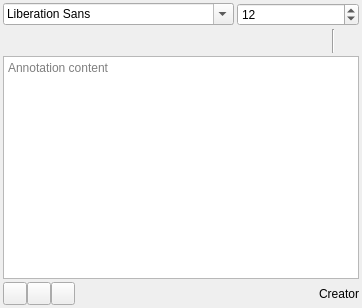
<?xml version="1.0" encoding="UTF-8"?>
<ui version="4.0">
 <class>TextSettings</class>
 <widget class="QWidget" name="TextSettings">
  <property name="geometry">
   <rect>
    <x>0</x>
    <y>0</y>
    <width>362</width>
    <height>308</height>
   </rect>
  </property>
  <layout class="QVBoxLayout">
   <property name="spacing">
    <number>3</number>
   </property>
   <property name="leftMargin">
    <number>3</number>
   </property>
   <property name="topMargin">
    <number>3</number>
   </property>
   <property name="rightMargin">
    <number>3</number>
   </property>
   <property name="bottomMargin">
    <number>3</number>
   </property>
   <item>
    <layout class="QHBoxLayout" name="headerLayout">
     <property name="spacing">
      <number>3</number>
     </property>
     <item>
      <widget class="QFontComboBox" name="font">
       <property name="minimumSize">
        <size>
         <width>24</width>
         <height>0</height>
        </size>
       </property>
      </widget>
     </item>
     <item>
      <widget class="QDoubleSpinBox" name="size">
       <property name="decimals">
        <number>0</number>
       </property>
       <property name="minimum">
        <double>1.000000000000000</double>
       </property>
       <property name="maximum">
        <double>72.000000000000000</double>
       </property>
       <property name="value">
        <double>12.000000000000000</double>
       </property>
      </widget>
     </item>
    </layout>
   </item>
   <item>
    <layout class="QHBoxLayout" name="topLayout">
     <property name="spacing">
      <number>0</number>
     </property>
     <item>
      <widget class="QToolButton" name="halign">
       <property name="font">
        <font>
         <italic>true</italic>
        </font>
       </property>
       <property name="toolTip">
        <string>Horizontal alignment</string>
       </property>
       <property name="popupMode">
        <enum>QToolButton::InstantPopup</enum>
       </property>
       <property name="autoRaise">
        <bool>true</bool>
       </property>
      </widget>
     </item>
     <item>
      <widget class="QToolButton" name="valign">
       <property name="toolTip">
        <string>Vertical alignment</string>
       </property>
       <property name="popupMode">
        <enum>QToolButton::InstantPopup</enum>
       </property>
       <property name="autoRaise">
        <bool>true</bool>
       </property>
      </widget>
     </item>
     <item>
      <spacer name="topSpacer">
       <property name="orientation">
        <enum>Qt::Horizontal</enum>
       </property>
       <property name="sizeHint" stdset="0">
        <size>
         <width>40</width>
         <height>20</height>
        </size>
       </property>
      </spacer>
     </item>
     <item>
      <widget class="widgets::ColorButton" name="btnBackground">
       <property name="minimumSize">
        <size>
         <width>24</width>
         <height>24</height>
        </size>
       </property>
       <property name="toolTip">
        <string>Background color</string>
       </property>
       <property name="autoRaise">
        <bool>true</bool>
       </property>
       <property name="color" stdset="0">
        <color>
         <red>0</red>
         <green>0</green>
         <blue>0</blue>
        </color>
       </property>
       <property name="setAlpha" stdset="0">
        <bool>true</bool>
       </property>
      </widget>
     </item>
     <item>
      <widget class="widgets::ColorButton" name="btnTextColor">
       <property name="minimumSize">
        <size>
         <width>24</width>
         <height>24</height>
        </size>
       </property>
       <property name="toolTip">
        <string>Text color</string>
       </property>
       <property name="autoRaise">
        <bool>true</bool>
       </property>
       <property name="setAlpha" stdset="0">
        <bool>true</bool>
       </property>
      </widget>
     </item>
     <item>
      <widget class="QToolButton" name="bold">
       <property name="font">
        <font>
         <weight>75</weight>
         <bold>true</bold>
        </font>
       </property>
       <property name="toolTip">
        <string>Bold</string>
       </property>
       <property name="icon">
        <iconset theme="format-text-bold">
         <normaloff>theme:format-text-bold.svg</normaloff>theme:format-text-bold.svg</iconset>
       </property>
       <property name="checkable">
        <bool>true</bool>
       </property>
       <property name="autoRaise">
        <bool>true</bool>
       </property>
      </widget>
     </item>
     <item>
      <widget class="QToolButton" name="italic">
       <property name="font">
        <font>
         <italic>true</italic>
        </font>
       </property>
       <property name="toolTip">
        <string>Italic</string>
       </property>
       <property name="icon">
        <iconset theme="format-text-italic">
         <normaloff>theme:format-text-italic.svg</normaloff>theme:format-text-italic.svg</iconset>
       </property>
       <property name="checkable">
        <bool>true</bool>
       </property>
       <property name="autoRaise">
        <bool>true</bool>
       </property>
      </widget>
     </item>
     <item>
      <widget class="QToolButton" name="underline">
       <property name="toolTip">
        <string>Underline</string>
       </property>
       <property name="icon">
        <iconset theme="format-text-underline">
         <normaloff>theme:format-text-underline.svg</normaloff>theme:format-text-underline.svg</iconset>
       </property>
       <property name="checkable">
        <bool>true</bool>
       </property>
       <property name="autoRaise">
        <bool>true</bool>
       </property>
      </widget>
     </item>
     <item>
      <widget class="QToolButton" name="strikethrough">
       <property name="toolTip">
        <string>Strikethrough</string>
       </property>
       <property name="icon">
        <iconset theme="format-text-strikethrough">
         <normaloff>theme:format-text-strikethrough.svg</normaloff>theme:format-text-strikethrough.svg</iconset>
       </property>
       <property name="checkable">
        <bool>true</bool>
       </property>
       <property name="autoRaise">
        <bool>true</bool>
       </property>
      </widget>
     </item>
     <item>
      <widget class="Line" name="line">
       <property name="orientation">
        <enum>Qt::Vertical</enum>
       </property>
      </widget>
     </item>
     <item>
      <widget class="QToolButton" name="render">
       <property name="toolTip">
        <string>Rendering</string>
       </property>
       <property name="popupMode">
        <enum>QToolButton::InstantPopup</enum>
       </property>
       <property name="autoRaise">
        <bool>true</bool>
       </property>
      </widget>
     </item>
    </layout>
   </item>
   <item>
    <widget class="QTextEdit" name="content">
     <property name="placeholderText">
      <string>Annotation content</string>
     </property>
    </widget>
   </item>
   <item>
    <layout class="QHBoxLayout" name="bottomLayout">
     <property name="spacing">
      <number>0</number>
     </property>
     <item>
      <widget class="widgets::GroupedToolButton" name="protectButton">
       <property name="groupPosition">
        <enum>widgets::GroupedToolButton::GroupLeft</enum>
       </property>
      </widget>
     </item>
     <item>
      <widget class="widgets::GroupedToolButton" name="mergeButton">
       <property name="groupPosition">
        <enum>widgets::GroupedToolButton::GroupCenter</enum>
       </property>
      </widget>
     </item>
     <item>
      <widget class="widgets::GroupedToolButton" name="deleteButton">
       <property name="groupPosition">
        <enum>widgets::GroupedToolButton::GroupRight</enum>
       </property>
      </widget>
     </item>
     <item>
      <widget class="QLabel" name="creatorLabel">
       <property name="sizePolicy">
        <sizepolicy hsizetype="Expanding" vsizetype="Preferred">
         <horstretch>0</horstretch>
         <verstretch>0</verstretch>
        </sizepolicy>
       </property>
       <property name="text">
        <string notr="true">Creator</string>
       </property>
       <property name="alignment">
        <set>Qt::AlignRight|Qt::AlignTrailing|Qt::AlignVCenter</set>
       </property>
      </widget>
     </item>
    </layout>
   </item>
  </layout>
 </widget>
 <customwidgets>
  <customwidget>
   <class>widgets::ColorButton</class>
   <extends>QToolButton</extends>
   <header>desktop/widgets/colorbutton.h</header>
   <slots>
    <signal>colorChanged(QColor)</signal>
   </slots>
  </customwidget>
  <customwidget>
   <class>widgets::GroupedToolButton</class>
   <extends>QToolButton</extends>
   <header>desktop/widgets/groupedtoolbutton.h</header>
  </customwidget>
 </customwidgets>
 <resources/>
 <connections>
  <connection>
   <sender>italic</sender>
   <signal>toggled(bool)</signal>
   <receiver>content</receiver>
   <slot>setFontItalic(bool)</slot>
   <hints>
    <hint type="sourcelabel">
     <x>229</x>
     <y>54</y>
    </hint>
    <hint type="destinationlabel">
     <x>193</x>
     <y>95</y>
    </hint>
   </hints>
  </connection>
  <connection>
   <sender>size</sender>
   <signal>valueChanged(double)</signal>
   <receiver>content</receiver>
   <slot>setFontPointSize(double)</slot>
   <hints>
    <hint type="sourcelabel">
     <x>203</x>
     <y>16</y>
    </hint>
    <hint type="destinationlabel">
     <x>164</x>
     <y>118</y>
    </hint>
   </hints>
  </connection>
  <connection>
   <sender>btnTextColor</sender>
   <signal>colorChanged(QColor)</signal>
   <receiver>content</receiver>
   <slot>setTextColor(QColor)</slot>
   <hints>
    <hint type="sourcelabel">
     <x>181</x>
     <y>55</y>
    </hint>
    <hint type="destinationlabel">
     <x>113</x>
     <y>94</y>
    </hint>
   </hints>
  </connection>
  <connection>
   <sender>underline</sender>
   <signal>toggled(bool)</signal>
   <receiver>content</receiver>
   <slot>setFontUnderline(bool)</slot>
   <hints>
    <hint type="sourcelabel">
     <x>248</x>
     <y>50</y>
    </hint>
    <hint type="destinationlabel">
     <x>242</x>
     <y>172</y>
    </hint>
   </hints>
  </connection>
 </connections>
</ui>
